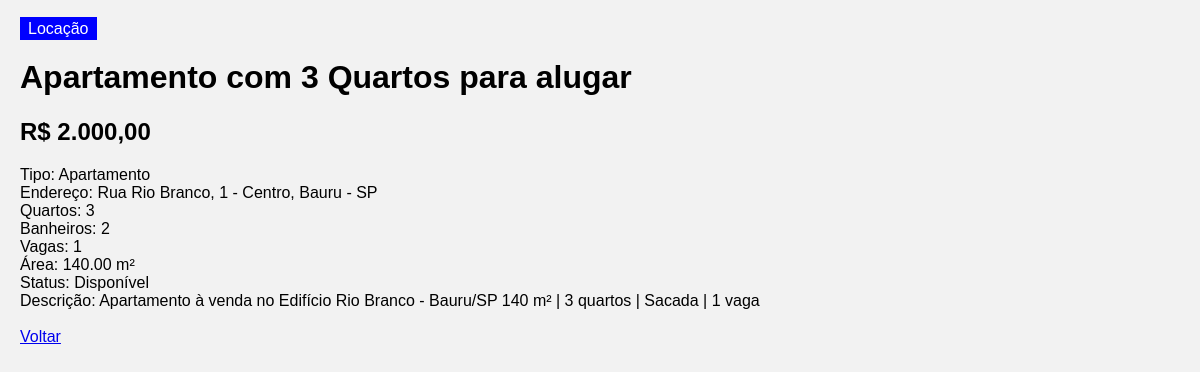
Page /Imovel/detalhes.php?id=1 on the committed database.
### tables this page shows
CREATE TABLE IF NOT EXISTS imoveis (
    id INT NOT NULL AUTO_INCREMENT,
    titulo VARCHAR(120) NOT NULL,
    tipo_imovel VARCHAR(30) NOT NULL,
    finalidade VARCHAR(15) NOT NULL,
    preco DECIMAL(12,2) NOT NULL CHECK (preco >= 0),
    endereco VARCHAR(200) NOT NULL,
    quartos INT NOT NULL DEFAULT 0 CHECK (quartos >= 0),
    banheiros INT NOT NULL DEFAULT 1 CHECK (banheiros >= 0),
    vagas_garagem INT NOT NULL DEFAULT 0 CHECK (vagas_garagem >= 0),
    area_m2 DECIMAL(8,2) NOT NULL CHECK (area_m2 > 0),
    descricao TEXT NULL,
    status VARCHAR(20) NOT NULL DEFAULT 'Disponível',
    data_cadastro TIMESTAMP NOT NULL DEFAULT CURRENT_TIMESTAMP,
    PRIMARY KEY (id)
);

### Imovel/detalhes.php (the view, shortened to what this page needs)
<HTML>
<HEAD>
 <link rel="stylesheet" href="estilo.css">
</HEAD>
<BODY>
<?php
$id=$_GET["id"] ?? "";
$bd=mysqli_connect("localhost","root","","lar_futuro") or die ("erro!");
mysqli_set_charset($bd,"utf8mb4");
$id=mysqli_real_escape_string($bd,$id);
$consulta=mysqli_query($bd,"select * from imoveis where id='$id'");
$reg=mysqli_fetch_array($consulta);
if ($reg["finalidade"]=="Venda")
	$classe="venda";
else
	$classe="locacao";
?>
<span class="<?php echo $classe; ?>"><?php echo $reg["finalidade"]; ?></span>
<h1><?php echo $reg["titulo"]; ?></h1>
<h2>R$ <?php echo number_format($reg["preco"],2,",","."); ?></h2>
<?php
echo "Tipo: ".$reg["tipo_imovel"]."<br>
	  Endereço: ".$reg["endereco"]."<br>
	  Quartos: ".$reg["quartos"]."<br>
	  Banheiros: ".$reg["banheiros"]."<br>
	  Vagas: ".$reg["vagas_garagem"]."<br>
	  Área: ".$reg["area_m2"]." m²<br>
	  Status: ".$reg["status"]."<br>
	  Descrição: ".$reg["descricao"]."<br>";
?>
<br><a href="index.php">Voltar</a>
</BODY>
</HTML>

### Imovel/estilo.css (style rules this page uses)
body { font-family: Arial; background: #f2f2f2; margin: 20px; }
.locacao { background: blue; color: white; padding: 3px 8px; }

### rows in the picture
imoveis: finalidade "Locação", titulo "Apartamento com 3 Quartos para alugar", preco "2.000,00", tipo_imovel "Apartamento", endereco "Rua Rio Branco, 1 - Centro, Bauru - SP", quartos "3", banheiros "2", vagas_garagem "1", area_m2 "140.00", status "Disponível", descricao "Apartamento à venda no Edifício Rio Branco - Bauru/SP 140 m² | 3 quartos | Sacada | 1 vaga"
